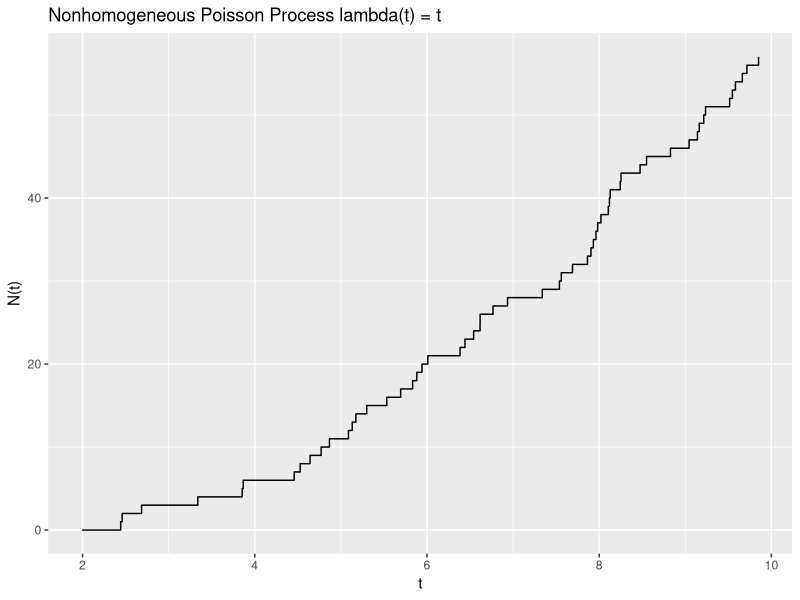
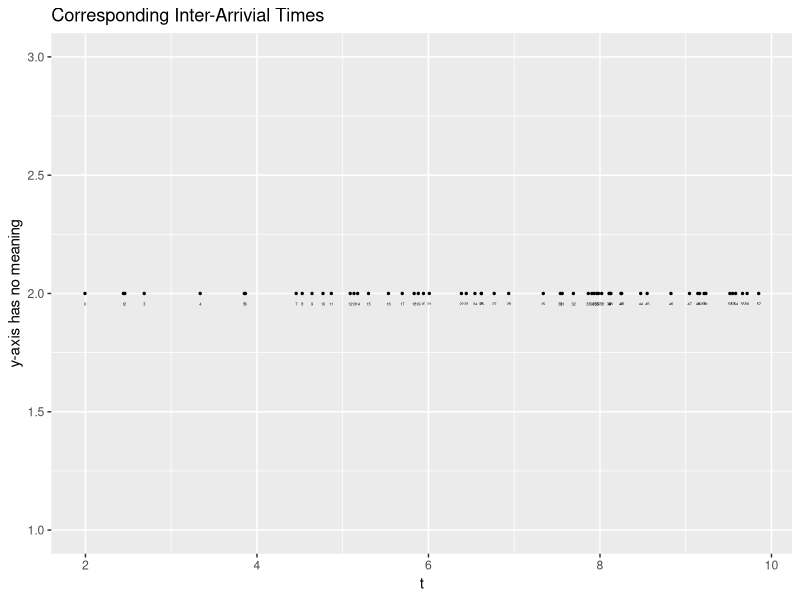
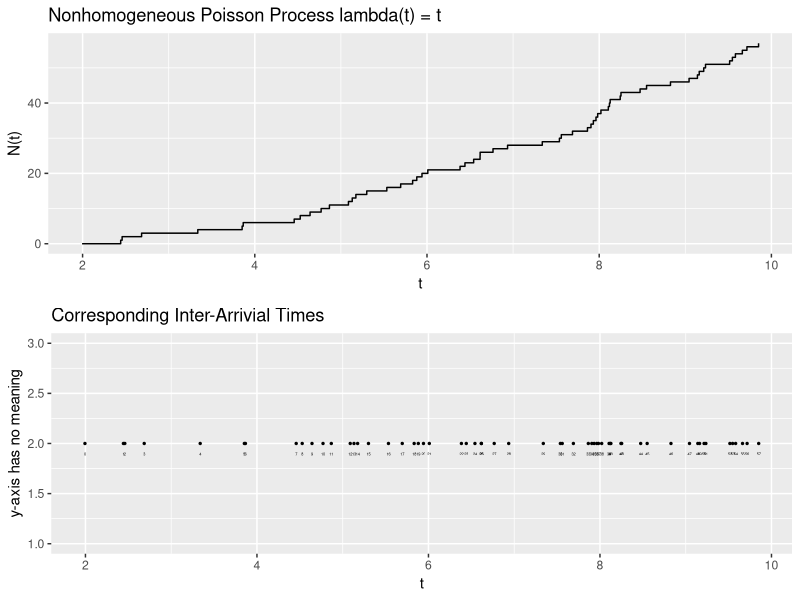

Write the R code that produced these figures, in order.
## ---- chunk 1
library(tidyverse)
library(ggplot2)
## ---- chunk 2
set.seed(1) # for reproducibility

t_max <- 10 
t <- 0 

lmbda <- function(t){
  t
}

X <- numeric(0) # vector of t

lmbda_star_f <- function() {
  # not sure
  max(sapply(seq(1, t_max, length.out = 1000), lmbda)) * 2
  
}

lmbda_f <- function(t_upper) {
  # this lmbda_fun function takes in t_upper and integrate f = 
  # from t = 0 to t = t_upper 
  integrate(f = lmbda, lower = 0, upper = t_upper)
}

while(t <= t_max){
  # thinning 
  u       <- runif(1)
  t       <-  t - log(u)/lmbda_star_f()    # set t = t + w where w ~ exp
  if(runif(1) < lmbda(t)/lmbda_star_f()) { # accpet with accepting probabiliy 
    X <- c(X,t)                            # update index 
  }
}
## ---- chunk 3
# X
## ---- chunk 4
length(X)
## ---- chunk 5
# N <- 0:length(X)
# length(N)
## ---- chunk 6
# # Plot using base R
# plot(stepfun(x=X, y=N))
## ---- chunk 7
# Plot using ggplot2
# Create a df
df_NPP = tibble(
  x = X, 
  y = 0:(length(X) - 1)
)

p_NPP <- ggplot(data=df_NPP, mapping=aes(x=x, y=y)) +
  geom_step() + 
  labs(title = "Nonhomogeneous Poisson Process lambda(t) = t", 
       x = "t", 
       y = "N(t)")
p_NPP
## ---- chunk 8
# Plot time plot
df_NPP <- df_NPP %>% add_column(
  t_fix = rep(2, length(df_NPP$x))
) 

p_NPP_time <- ggplot(data=df_NPP, mapping=aes(x=x, y=t_fix, label = y)) +
  geom_point(size=0.5) + 
  ylim(c(1,3)) +
  labs(title = "Corresponding Inter-Arrivial Times", 
       x = "t", 
       y = "y-axis has no meaning") + 
  geom_text(vjust=4, size=1)

p_NPP_time
## ---- chunk 9
require(gridExtra)
grid.arrange(p_NPP, p_NPP_time)
